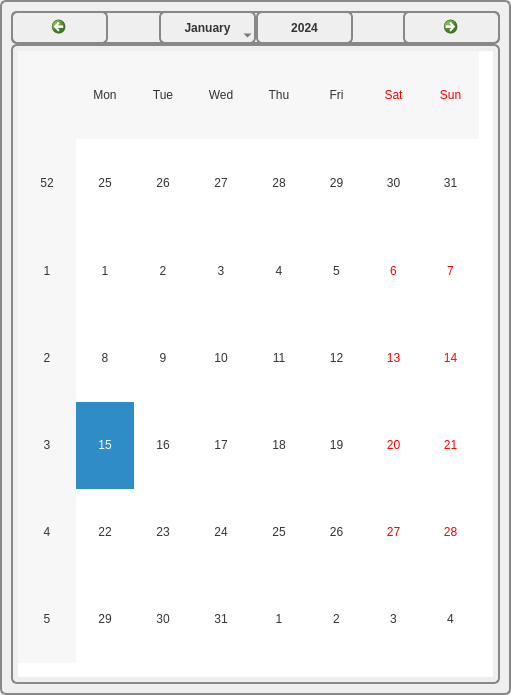
<?xml version="1.0" encoding="UTF-8"?>
<ui version="4.0">
 <class>FarPlannerForm</class>
 <widget class="QWidget" name="FarPlannerForm">
  <property name="geometry">
   <rect>
    <x>0</x>
    <y>0</y>
    <width>511</width>
    <height>695</height>
   </rect>
  </property>
  <property name="windowTitle">
   <string>Form</string>
  </property>
  <property name="styleSheet">
   <string notr="true"> 
 QWidget{
color: #333;
border: 2px solid #888888;
font: 16pt &quot;Arial&quot;;
border-radius: 6px;
padding: 5px;
background: qradialgradient(cx: 0.3, cy: -0.4,
fx: 0.3, fy: -0.4,
radius: 1.3, stop: 0 #fff, stop: 1 #cdffff);
min-width: 80px;
text-align:left
}
 </string>
  </property>
  <layout class="QHBoxLayout" name="horizontalLayout">
   <item>
    <widget class="QCalendarWidget" name="calendarWidget"/>
   </item>
  </layout>
 </widget>
 <resources/>
 <connections/>
</ui>
